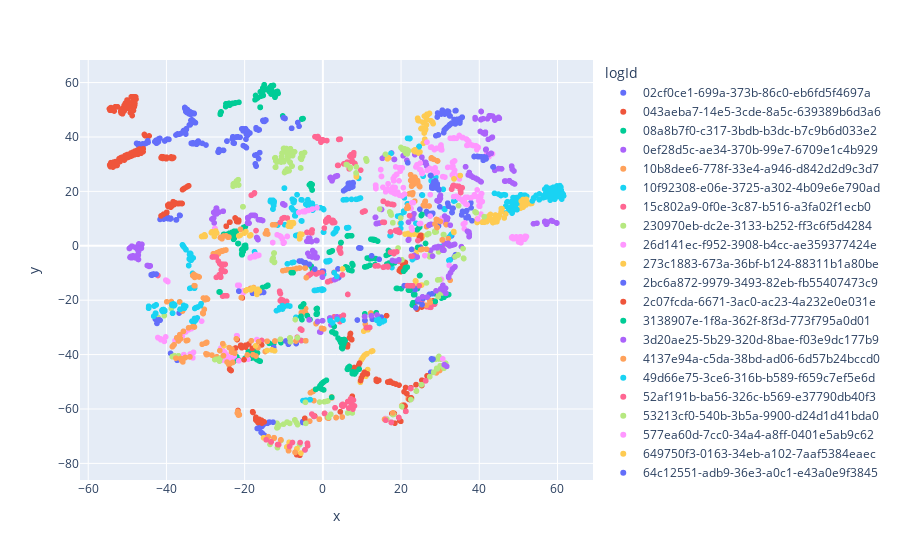

This figure's notebook cell:
### Code cell
import plotly.express as px
fig = px.scatter(res, x= 'x', y = 'y', hover_data=['frame', "logId", "frames_list"], color = "logId")
fig.show()
